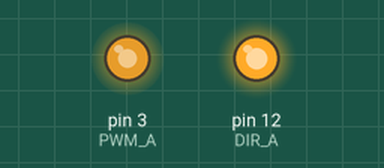
Recording of a sketch running on a simulated Arduino Uno, built with avr-gcc and run on an emulated ATmega328P. Shown: output pins drawn as LEDs (lit = HIGH).

Above: at 0.05 s.
At 5.95 s:
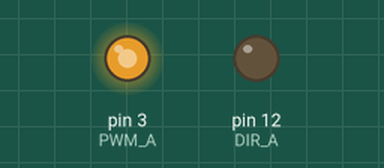
Timing chart, 0 to 6.9 s (numbered marks = the images above):
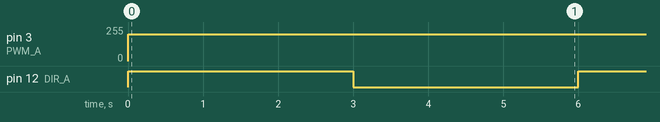

The sketch:

sketch_jul09a.ino
```cpp
#define DIR_A 12
#define PWM_A 3

void setup(){
 pinMode(DIR_A, OUTPUT);
 pinMode(PWM_A, OUTPUT);
}

void loop(){
 digitalWrite(DIR_A, HIGH);
 analogWrite(PWM_A, 200);
 delay(3000);
  digitalWrite(DIR_A, LOW);
 analogWrite(PWM_A, 200);
 delay(3000);
}
```

Measured:
- by itself, pin 3 (PWM_A): 0/255 → 200/255 at 0.00 s
- by itself, pin 12 (DIR_A): alternates HIGH for 3.0 s and LOW for 3.0 s
